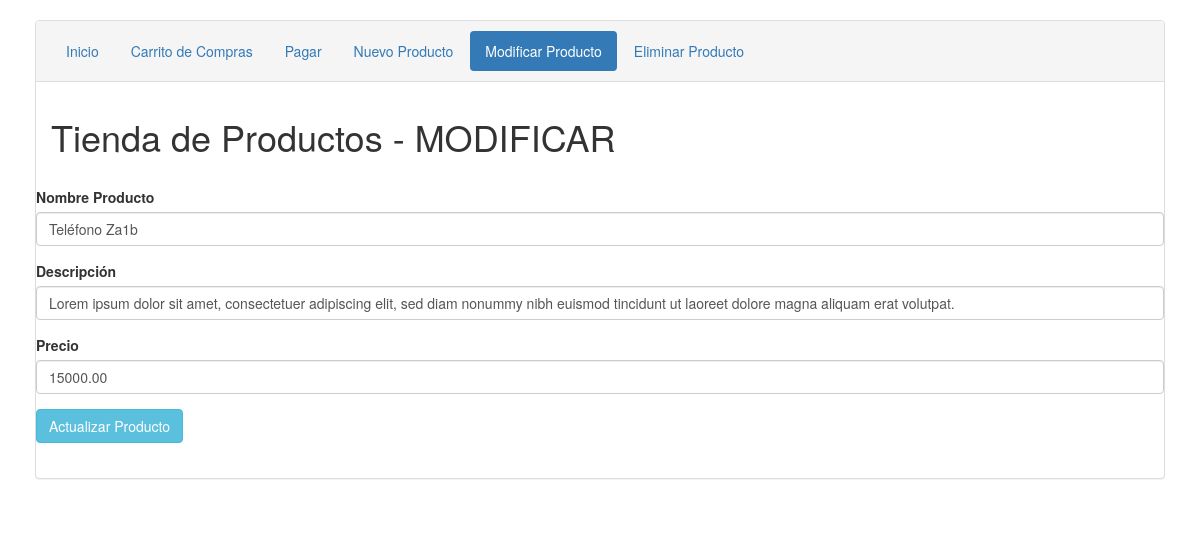
The app's page /ModificarUnProducto.php?id=1 with its own data.
### tables this page shows
CREATE TABLE `mis_productos` (
  `id` int(11) NOT NULL,
  `name` varchar(200) NOT NULL,
  `description` text NOT NULL,
  `price` float(10,2) NOT NULL,
  `created` datetime NOT NULL,
  `modified` datetime NOT NULL,
  `status` enum('1','0') NOT NULL DEFAULT '1'
);

### ModificarUnProducto.php (the view, shortened to what this page needs)
<!DOCTYPE html>
<html lang="es">
<head>
    <link rel="stylesheet" href="http://maxcdn.bootstrapcdn.com/bootstrap/3.3.7/css/bootstrap.min.css">
</head>
</head>
<body>
    <div class="container">
        <div class="panel panel-default">
            <div class="panel-heading">
                <ul class="nav nav-pills">
                    <li role="presentation"><a href="index.php">Inicio</a></li>
                    <li role="presentation"><a href="VerCarta.php">Carrito de Compras</a></li>
                    <li role="presentation"><a href="Pagos.php">Pagar</a></li>
                    <li role="presentation"><a href="AgregarProducto.php">Nuevo Producto</a></li>
                    <li role="presentation" class="active"><a href="ModificarProducto.php">Modificar Producto</a></li>
                    <li role="presentation"><a href="EliminarProducto.php">Eliminar Producto</a></li>
                </ul>
            </div>
            <div class="panel-body">
                <h1>Tienda de Productos - MODIFICAR</h1>
                    <?php
                        include 'Configuracion.php';
                        if(!empty($_REQUEST['id'])){
                            $id = $_REQUEST['id'];
                            $selectquery = "SELECT id, name, description, price FROM mis_productos WHERE id=$id;";
                            $result = mysqli_query($db , $selectquery) or die(mysqli_error($db));
                            if (mysqli_num_rows($result) > 0) {
                                while($row = mysqli_fetch_assoc($result)) {
                                    $nombre= $row["name"];
                                    $descripcion = $row["description"];
                                    $precio = $row["price"];
                                }
                            }
                        }
                        else
                        {
                            echo "<script>alert('0 Producto Seleccionado');</script>";
                        }
                    ?>
                <div id="products" class="row list-group">
                    <form method="POST" action="CRUD.php">
				<div class="form-group">
					<label for="username">Nombre Producto</label>
					<input type="text" name="nombre" placeholder="Nombre del Producto" value= "<?php echo $nombre; ?>" class="form-control" required>
				</div>
				<div class="form-group">
					<label>Descripción</label>
					<input type="text" name="descripcion" placeholder="Descripción del Producto" value= "<?php echo $descripcion; ?>"class="form-control" required>
				</div>
				<div class="form-group">
					<label>Precio</label>
					<input type="text" name="precio" placeholder="Precio del Producto" value= "<?php echo $precio; ?>"class="form-control" required>
				</div>
                <button type="submit" class="btn btn-info" name="modify">Actualizar Producto</button>
 			</form>
                </div>
            </div>
        </div>
    </div>
</body>
</html>

### ModificarUnProducto.php (style rules this page uses)
.container { padding: 20px; }

### records on screen
mis_productos: nombre "Teléfono Za1b", descripcion "Lorem ipsum dolor sit amet, consectetuer adipiscing elit, sed diam nonummy nibh euismod tincidunt ut laoreet dolore magna aliquam erat volutpat.", precio "15000.00"
